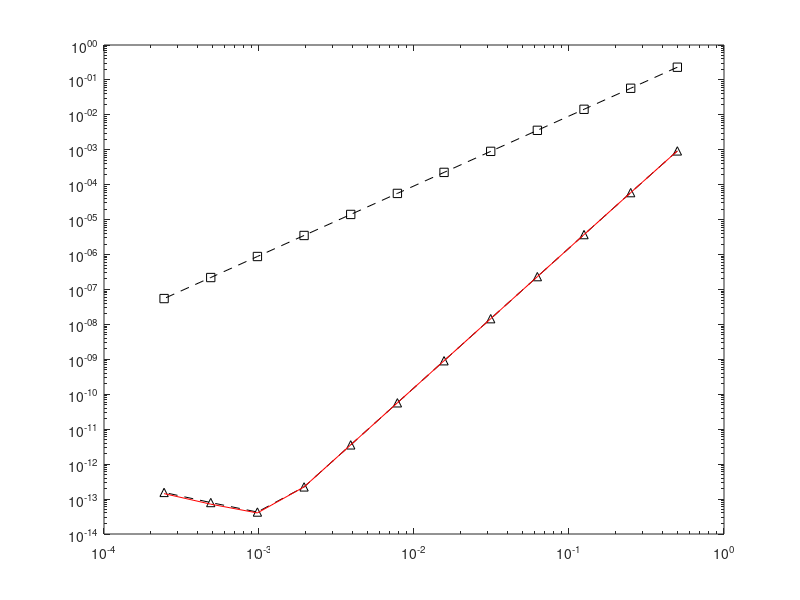

The MATLAB source for this figure:
clc, clear all

% load data output from c++ program
data = load('RE.dat');

% plot the data
loglog(data(:,1),data(:,2),'ks--',data(:,1),data(:,3),'k^--',data(:,1),data(:,4),'r');
